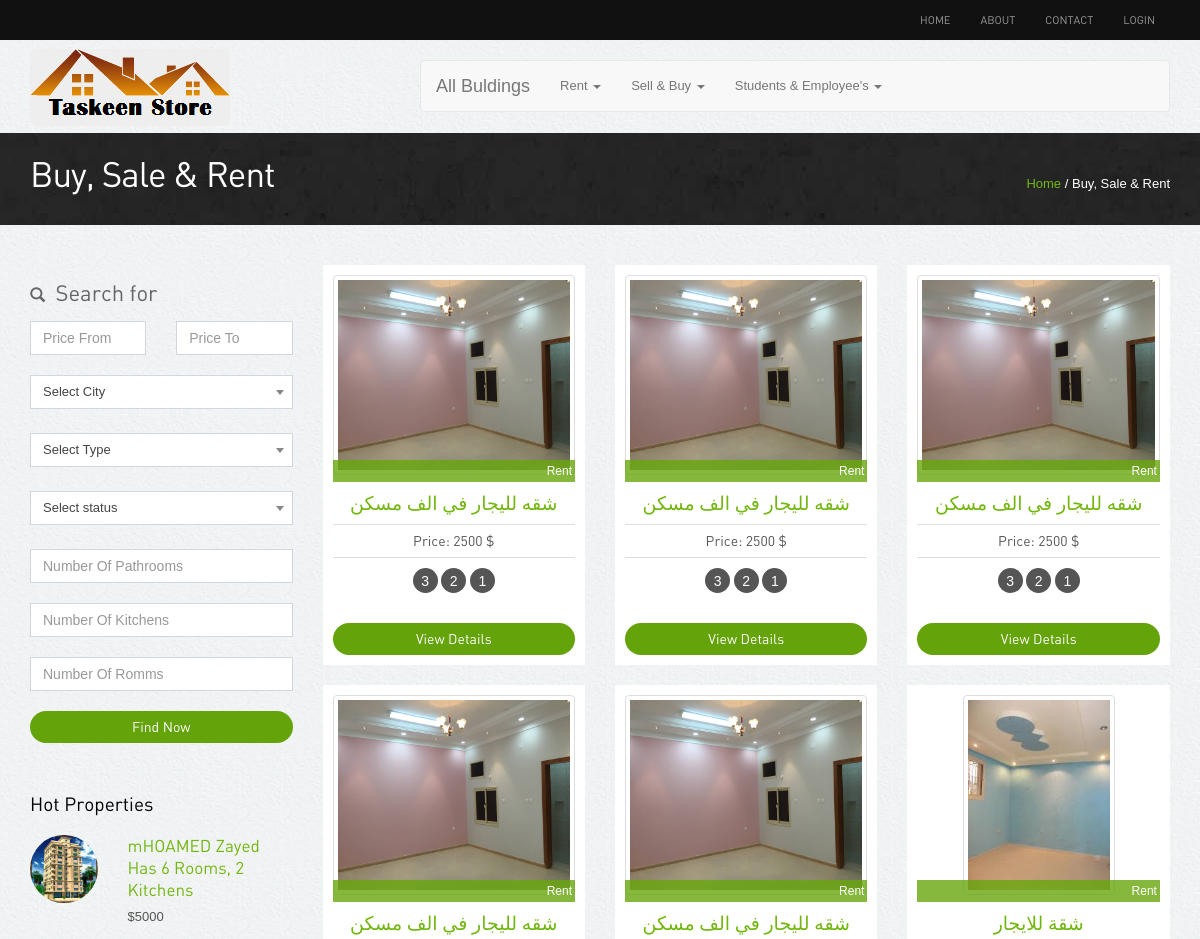
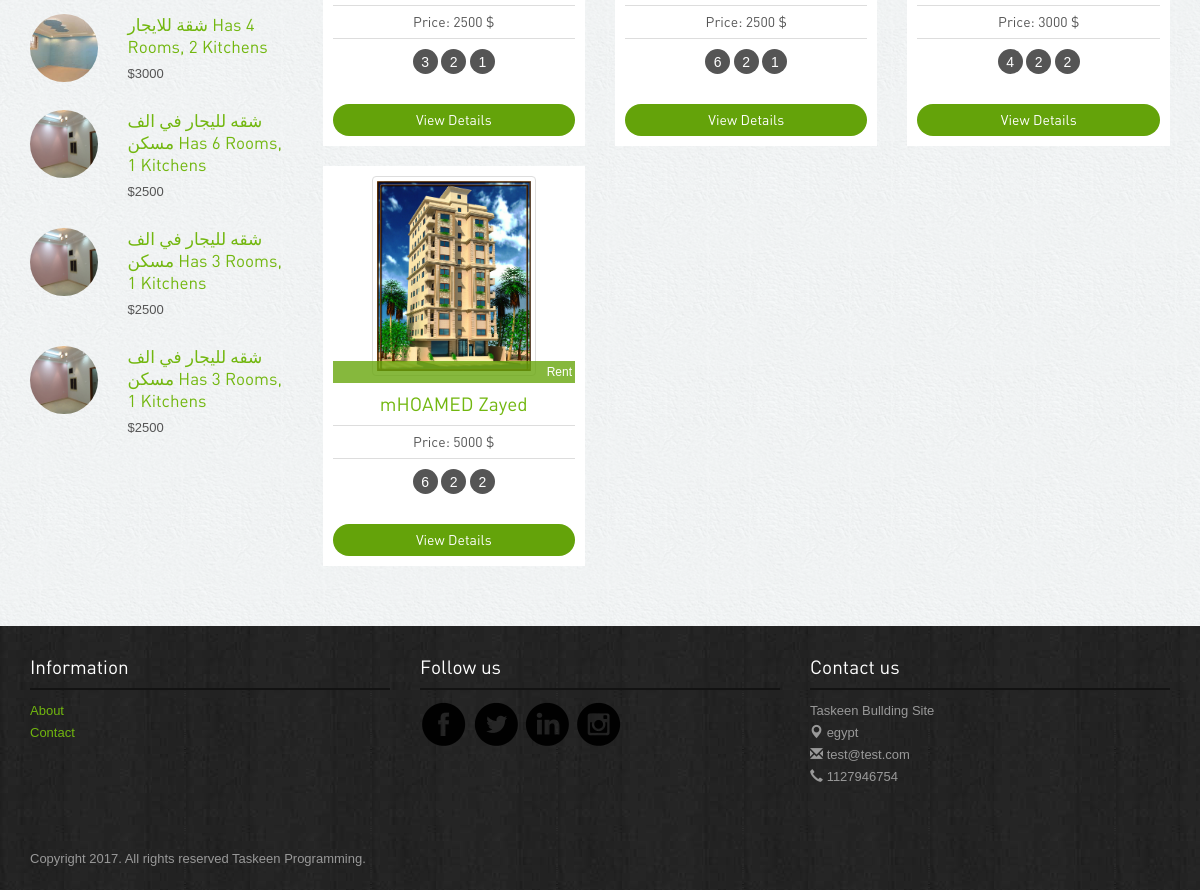
/buysalerent.php, run on the app's committed database (2 pictures, top to bottom).
### tables this page shows
CREATE TABLE `categouries` (
  `id` int(11) NOT NULL,
  `name` varchar(255) NOT NULL
);

CREATE TABLE `buldings` (
  `id` int(11) NOT NULL,
  `title` varchar(255) NOT NULL,
  `description` varchar(255) NOT NULL,
  `address` varchar(255) NOT NULL,
  `price` float NOT NULL,
  `num_pr` varchar(255) NOT NULL,
  `num_kit` varchar(255) NOT NULL,
  `num_rooms` varchar(255) NOT NULL,
  `status` int(11) NOT NULL DEFAULT '0',
  `type` int(11) NOT NULL DEFAULT '0',
  `city_id` int(10) DEFAULT NULL,
  `area_id` int(10) DEFAULT NULL,
  `subarea_id` int(10) DEFAULT NULL,
  `user_id` int(10) DEFAULT NULL,
  `categoury_id` int(10) DEFAULT NULL,
  `subcategoury_id` int(10) DEFAULT NULL,
  `image` varchar(300) NOT NULL,
  `month` varchar(3) NOT NULL,
  `year` varchar(4) NOT NULL,
  `isApproved` tinyint(1) NOT NULL DEFAULT '0',
  `created_at` timestamp NOT NULL DEFAULT CURRENT_TIMESTAMP,
  `updated_at` timestamp NOT NULL DEFAULT CURRENT_TIMESTAMP ON UPDATE CURRENT_TIMESTAMP
);

CREATE TABLE `sitesetting` (
  `id` int(11) NOT NULL,
  `slug` varchar(50) NOT NULL,
  `nameSetting` varchar(50) NOT NULL,
  `value` text NOT NULL,
  `type` tinyint(4) NOT NULL,
  `created_at` timestamp NOT NULL DEFAULT '0000-00-00 00:00:00',
  `updated_at` timestamp NOT NULL DEFAULT '0000-00-00 00:00:00'
);

### init.php (called while the page is built)
<?php
    include "connect.php";
    include "includes/functions/functions.php";
    include "includes/templates/header.php";
?>

### includes/functions/functions.php (called while the page is built, shortened)
<?php
   function getAllFrom($field, $table, $where = null, $and = null, $orderField = 'id', $ordering = 'ASC', $limit = null)
   {
      global $conn;
      $stmt = $conn->prepare("SELECT $field FROM $table $where $and ORDER BY $orderField $ordering $limit");
      $stmt->execute();
      $all = $stmt->fetchAll();
      return $all;
   }
   function getAllApproved($field, $table, $where = null, $and = null, $Aproved = null, $orderField = 'id', $ordering = 'ASC', $limit = null)
   {
      global $conn;
      $stmt = $conn->prepare("SELECT $field FROM $table $where $and $Aproved ORDER BY $orderField $ordering $limit");
      $stmt->execute();
      $all = $stmt->fetchAll();
      return $all;
   }
   function getSetting($settingName = 'siteName')
   {
      global $conn;
      $stmt = $conn->prepare("SELECT value FROM sitesetting WHERE nameSetting = '$settingName'");
      $stmt->execute();
      $all = $stmt->fetch();
      return $all[0];
   }
?>

### buysalerent.php (the view, shortened to what this page needs)
<?php include'init.php';
	if (isset($_GET['cat_id'])) {
		$catid = 'WHERE categoury_id = '.intval($_GET['cat_id']);
		$approved = ' AND ';
	}else {
		$catid = null;
		$approved = ' WHERE ';
	}
	if (isset($_GET['sub_cat_id']) && isset($_GET['cat_id'])) {
		$subcatid = 'And subcategoury_id = '.intval($_GET['sub_cat_id']);
	}else {
		$subcatid = null;
	}
?>
<div class="inside-banner">
	<div class="container">
		<span class="pull-right"><a href="index.php">Home</a> / Buy, Sale & Rent</span>
		<h2>Buy, Sale & Rent</h2>
	</div>
</div>
<div class="container">
	<div class="properties-listing spacer">
		<div class="row">
			<div class="col-lg-3 col-sm-4">
				<div class="search-form">
					<h4>
						<span class="glyphicon glyphicon-search"></span> Search for
					</h4>
					<form action="search.php" method="get">
						<div class="row">
							<div class="col-lg-6">
								<input class="form-control" type="number" name="price_from" value="" placeholder="Price From">
							</div>
							<div class="col-lg-6">
								<input class="form-control" type="number" name="price_to" value="" placeholder="Price To">
							</div>
							<div class="col-lg-12 marginSelect">
							</div>
							<div class="col-lg-12 marginSelect">
							</div>
							<div class="col-lg-12 marginSelect">
							</div>
							<div class="col-lg-12">
								<input class="form-control" type="number" name="num_pr" value="" placeholder="Number Of Pathrooms">
							</div>
							<div class="col-lg-12">
								<input class="form-control" type="number" name="num_kit" value="" placeholder="Number Of Kitchens">
							</div>
							<div class="col-lg-12">
								<input class="form-control" type="number" name="num_rooms" value="" placeholder="Number Of Romms">
							</div>
						</div>
						<button type="submit" class="btn btn-primary">Find Now</button>
					</form>
				</div>
				<div class="hot-properties hidden-xs">
					<h4>Hot Properties</h4>
					<?php
					$suggested = getAllFrom('*', 'buldings', 'WHERE isApproved = 1', null, 'id', 'DESC', 'LIMIT 5');
					foreach ($suggested as $bu): ?>
					<div class="row">
						<div class="col-lg-4 col-sm-5"><img alt="properties" class="img-responsive img-circle" src="<?php echo $bu['image'] ?>"></div>
						<div class="col-lg-8 col-sm-7">
							<h5><a href="property-detail.php?bu_id=<?php echo $bu['id'] ?>&view=<?php echo sha1($bu['title']) ?>"><?php echo $bu['title'] ?> Has <?php echo $bu['num_rooms'] ?> Rooms, <?php echo $bu['num_kit'] ?> Kitchens</a></h5>
							<p class="price">$<?php echo $bu['price'] ?></p>
						</div>
					</div>
					<?php endforeach; ?>
				</div>
			</div>
			<div class="col-lg-9 col-sm-8">
				<div class="row">
					<?php
					$bus = getAllApproved('*', 'buldings', $catid, $subcatid, $approved.'isApproved = 1','title', 'DESC', null);
					?>
					<?php foreach ($bus as $bu):  ?>
						<div class="col-lg-4 col-sm-6">
							<div class="properties">
								<div class="image-holder">
									<img alt="properties" class="img-responsive img-thumbnail" style="height: 200px;" src="<?php echo $bu['image'] ?>">
                           <div class="status <?php echo $bu['status'] == 1 ? 'sold' : 'new'?>">
                              <?php echo $bu['status'] == 1 ? 'Rent' : 'Sell'?>
                           </div>
								</div>
								<h4><a href="property-detail.php"><?php echo $bu['title'] ?></a></h4>
								<p class="price">Price: <?php echo $bu['price'] ?> $</p>
								<div class="listing-detail">
                           			<span data-original-title="Rooms" data-placement="bottom" data-toggle="tooltip"><?php echo $bu['num_rooms'] ?></span>
									<span data-original-title="Path Room" data-placement="bottom" data-toggle="tooltip"><?php echo $bu['num_pr'] ?></span>
									<span data-original-title="Kitchen" data-placement="bottom" data-toggle="tooltip"><?php echo $bu['num_kit'] ?></span>
								</div><a class="btn btn-primary" href="property-detail.php?bu_id=<?php echo $bu['id'] ?>&view=<?php echo sha1($bu['title']) ?>">View Details</a>
							</div>
						</div>
					<?php endforeach; ?>
				</div>
			</div>
		</div>
	</div>
</div>
<?php include'includes/templates/footer.php';?>

### includes/templates/header.php (shortened to what this page needs)
<!DOCTYPE html>
<html lang="en">
<head>
    <link rel="stylesheet" href="assets/bootstrap/css/bootstrap.css" />
    <link rel="stylesheet" href="assets/owl-carousel/owl.carousel.css">
    <link rel="stylesheet" href="assets/owl-carousel/owl.theme.css">
    <link rel="stylesheet" type="text/css" href="assets/slitslider/css/style.css" />
    <link rel="stylesheet" type="text/css" href="assets/slitslider/css/custom.css" />
    <link rel="stylesheet" type="text/css" href="assets/css/sweetalert.css" />
    <link rel="stylesheet" href="assets/css/select2.min.css"/>
    <link rel="stylesheet" href="assets/css/reset.css"/>
    <link rel="stylesheet" href="assets/css/card.css"/>
    <link rel="stylesheet" href="assets/css/AdminLTE.min.css"/>
    <link rel="stylesheet" href="assets/css/styles.css"/>
</head>
<body>
    <div class="navbar-wrapper">
        <div class="navbar-inverse" role="navigation">
            <div class="container">
                <div class="navbar-collapse  collapse">
                    <ul class="nav navbar-nav navbar-right">
                        <li><a href="index.php">Home</a></li>
                        <li><a href="about.php">About</a></li>
                        <li><a href="contact.php">Contact</a></li>
                        <?php if (isset($_SESSION['user_mail'])): ?>
                           <li><a href="buldings.php">Add Free Bullding</a></li>
                           <li><a href="profile.php">profile</a></li>
                           <li><a href="logout.php">logout</a></li>
                        <?php else: ?>
                           <li><a href="#" data-target="#loginpop" data-toggle="modal">Login</a></li>
                        <?php endif; ?>
                    </ul>
                </div>
            </div>
        </div>
    </div>
    <div class="container">
        <div class="row">
            <div class="col-md-4">
              <img src="images/taskeen.png" alt="" class="img-rounded" style="margin-top: 9px;">
            </div>
            <div class="col-md-8">
                <nav class="navbar navbar-default" style="margin-top: 20px;">
                    <div class="container-fluid">
                        <div class="navbar-header">
                             <a class="navbar-brand" href="buysalerent.php">All Buldings</a>
                        </div>
                        <div class="collapse navbar-collapse" id="bs-example-navbar-collapse-1">
                            <ul class="nav navbar-nav">
                                <?php
                                $cats = getAllFrom('*', 'categouries', null, null, 'name', 'ASC', null);
                                foreach ($cats as $cat): ?>
                                    <li class="dropdown">
                                        <a href="#" class="dropdown-toggle" data-toggle="dropdown" role="button" aria-haspopup="true" aria-expanded="false"><?php echo $cat['name'] ?> <span class="caret"></span></a>
                                    </li>
                                <?php endforeach; ?>
                            </ul>
                        </div>
                    </div>
                </nav>
            </div>
        </div>
    </div>

### includes/templates/footer.php (shortened to what this page needs)
<div class="footer">
   <div class="container">
      <div class="row">
         <div class="col-lg-4 col-sm-3">
            <h4>Information</h4>
            <ul class="row">
               <li class="col-lg-12 col-sm-12 col-xs-3"><a href="about.php">About</a></li>
               <li class="col-lg-12 col-sm-12 col-xs-3"><a href="contact.php">Contact</a></li>
            </ul>
         </div>
            <div class="col-lg-4 col-sm-3">
               <h4>Follow us</h4>
               <a href="<?php echo getSetting('facebook');?>"><img src="images/facebook.png" alt="facebook"></a>
               <a href="<?php echo getSetting('twitter');?>"><img src="images/twitter.png" alt="twitter"></a>
               <a href="<?php echo getSetting('linkedin');?>"><img src="images/linkedin.png" alt="linkedin"></a>
               <a href="<?php echo getSetting('instgram');?>"><img src="images/instagram.png" alt="instagram"></a>
            </div>
            <div class="col-lg-4 col-sm-3">
               <h4>Contact us</h4>
               <p><b><?php echo getSetting();?></b><br>
                  <span class="glyphicon glyphicon-map-marker"></span> <?php echo getSetting('address');?> <br>
                  <span class="glyphicon glyphicon-envelope"></span> <?php echo getSetting('email');?><br>
                  <span class="glyphicon glyphicon-earphone"></span> <?php echo getSetting('sitePhone');?></p>
               </div>
            </div>
            <p class="copyright">Copyright 2017. All rights reserved <?php echo getSetting('copyright');?>.	</p>
         </div></div>
      </body>
      </html>

### assets/css/card.css (style rules this page uses)
*, *::after, *::before { -webkit-box-sizing: border-box; -moz-box-sizing: border-box; box-sizing: border-box; }
*::after, *::before { content: ''; }
body { font-size: 100%; font-family: "PT Sans", sans-serif; color: #3e585f; }
body::after { position: fixed; top: 0; left: 0; width: 100%; height: 100%; background: rgba(71, 55, 78, 0.8); visibility: hidden; opacity: 0; -webkit-transition: opacity .3s 0s, visibility 0s .3s; -moz-transition: opacity .3s 0s, visibility 0s .3s; transition: opacity .3s 0s, visibility 0s .3s; }
a { color: #f82f53; text-decoration: none; }
img { max-width: 100%; }
html, body { height: 100%; }

### assets/css/styles.css (style rules this page uses)
body { color:#555; font:normal 13px/22px Arial; background:url(../images/bgmain.png) #eee; }
h1,h2,h3,h4,h5 { font-weight:normal; font-family: din;margin: 0;padding: 0;color: #000 }
h2 { font-size: 35px; letter-spacing: -1px;margin-bottom: 20px; }
h4 { margin: 10px 0; font-size: 19px; }
h5 { margin: 0 0 5px 0; font-size: 17px; }
h4 span { margin-right: 5px; font-size: 15px; }
p { margin-bottom: 30px; }
a { color:#72b70f; text-decoration:none;outline: none; }
.spacer { margin-top: 40px;margin-bottom:40px; }
select,input { outline: 0; margin-bottom: 20px; }
.btn { border-radius: 5px; font-family: din; outline: none; }
.btn-primary { background: #64a30a;border:none;width: 100%;border-radius: 20px; }
.navbar-inverse { background-color: #111; }
.navbar-inverse .navbar-nav > li > a { font-size: 11px;padding-top: 10px;padding-bottom: 10px;font-family: din;text-transform: uppercase; }
.properties-listing div.properties { padding: 10px; background-color: #fff;text-align: center; margin-bottom: 20px; }
.properties-listing div.properties .image-holder { position: relative; }
.properties-listing div.properties .status { position: absolute;bottom: 0;z-index: 100;display: block;width: 100%;color: #fff;padding:0 3px;text-align: right; font-size: 12px; }
.properties-listing div.properties p { margin-bottom: 10px; font-size: 14px;border-top: 1px solid #ddd;border-bottom: 1px solid #ddd;padding: 5px 0;font-family: din; }
.listing-detail { margin-bottom: 30px; }
.listing-detail span { color: #fff; width: 25px; height: 25px; background-color: #555;display: inline-block;border-radius:25px; text-align: center;line-height: 26px; font-size: 14px;cursor: crosshair; }
.status.sold { background:rgba(104,167,13,0.8); }
.inside-banner { background:url(../images/bginside.jpg) #222;color: #fff; padding: 30px 0; }
.inside-banner h2 { margin: 0; color: #fff; }
.inside-banner span { margin-top: 10px; }
.search-form { margin-bottom: 50px; }
.search-form h4 { margin: 17px 0;font-size: 22px !important;color: #666 !important; }
.hot-properties { margin-bottom: 50px; }
.hot-properties img { width: 68px; height: 68px; }
.hot-properties h4 { margin-bottom: 20px; }
.hot-properties .row { margin-bottom: 20px; }
.hot-properties .row p { margin-bottom: 5px; }
.footer { background:url(../images/bg.jpg) #222; padding: 20px 0; color: #999; }
.footer h4 { color: #fff;border-bottom: 2px solid #131313;margin-bottom: 10px;padding-bottom: 10px; }
.footer ul { list-style: none;padding: 0; }
.footer p.copyright { margin: 30px 0 0 0; }
.marginSelect { margin: 0 0 24px !important; }

### data on the page
categouries: name "Rent"
categouries: name "Sell & Buy"
categouries: name "Students & Employee's"
buldings: image (picture), title "mHOAMED Zayed", num_rooms "6", num_kit "2", price "5000", status "Rent", num_pr "2"
buldings: image (picture), title "شقة للايجار", num_rooms "4", num_kit "2", price "3000", status "Rent", num_pr "2"
buldings: image (picture), title "شقه لليجار في الف مسكن", num_rooms "6", num_kit "1", price "2500", status "Rent", num_pr "2"
buldings: image (picture), title "شقه لليجار في الف مسكن", num_rooms "3", num_kit "1", price "2500", status "Rent", num_pr "2"
buldings: image (picture), title "شقه لليجار في الف مسكن", num_rooms "3", num_kit "1", price "2500", status "Rent", num_pr "2"
buldings: image (picture), status "Rent", title "شقه لليجار في الف مسكن", price "2500", num_rooms "3", num_pr "2", num_kit "1"
buldings: image (picture), status "Rent", title "شقه لليجار في الف مسكن", price "2500", num_rooms "3", num_pr "2", num_kit "1"
sitesetting: value "Taskeen Bullding Site"
sitesetting: value "egypt"
sitesetting: value "test@test.com"
sitesetting: value "1127946754"
sitesetting: value "Taskeen Programming"
